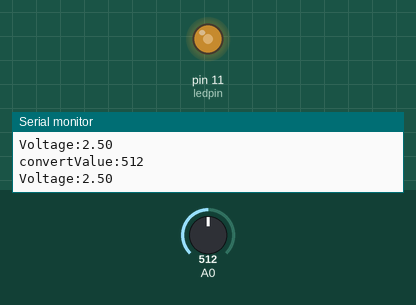
Simulated run of this sketch. Board: Arduino Uno, built with avr-gcc and run on an emulated ATmega328P. Parts: output pins drawn as LEDs (lit = HIGH), the last lines printed to the serial monitor. The inputs (shaded band) are chosen by the test bench; at power-on: A0 = 512.

Above: at 1.3 s.
1.4 s: A0 set to 716
At 1.9 s:
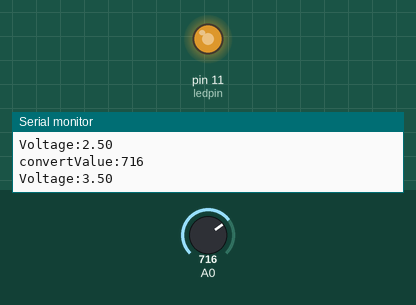
3.0 s: A0 set to 900
At 4.2 s:
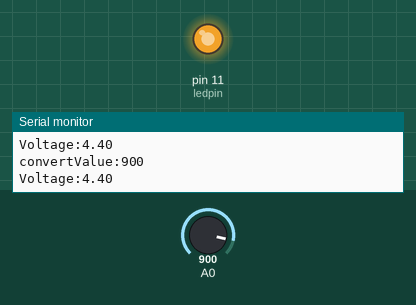
4.5 s: A0 set to 122
At 5.6 s:
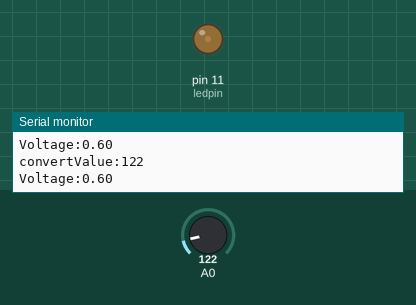
6.0 s: A0 set to 0
At 6.9 s:
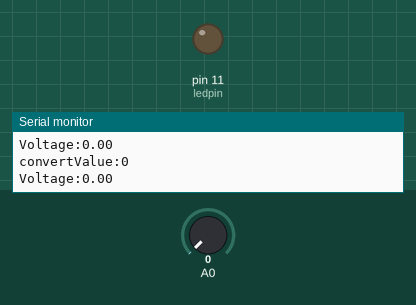
Timing chart, 0 to 8.5 s (numbered marks = the images above; inputs shaded):
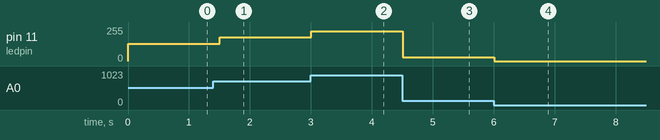

Measured:
- after the input at 1.4 s, pin 11 (ledpin): 128/255 → 179/255 after 0.10 s
- after the input at 3.0 s, pin 11 (ledpin): 179/255 → 225/255 at once
- after the input at 4.5 s, pin 11 (ledpin): 225/255 → 30/255 at once
- after the input at 6.0 s, pin 11 (ledpin): 30/255 → 0/255 at once

The sketch:

7.2.1_led_potentiometer.ino
```cpp
int adcValue; // Define a variable to save ADC value
float voltage; // Define a variable to save the calculated voltage value
int ledpin = 11;
int ledvalue;
void setup() {
 pinMode (ledpin, OUTPUT);
 Serial.begin(9600); // Initialize the serial port and set the baud rate to 9600

}
void loop() {
 adcValue = analogRead(A0); // Convert analog of pin A0 to digital
 voltage = adcValue * (5.0 / 1023.0);// Calculate voltage according to digital
 // Send the result to computer through serial
 Serial.print("convertValue:");
 Serial.println(adcValue);
 Serial.print("Voltage:");
 Serial.println(voltage);
ledvalue = adcValue/ 4;
 analogWrite (ledpin, constrain(ledvalue,0, 255));
 delay(500);
}
```
